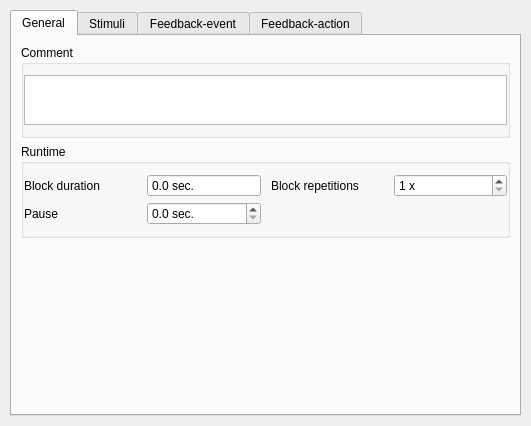
<?xml version="1.0" encoding="UTF-8"?>
<ui version="4.0">
 <class>CTConfArch</class>
 <widget class="QWidget" name="CTConfArch">
  <property name="geometry">
   <rect>
    <x>0</x>
    <y>0</y>
    <width>531</width>
    <height>426</height>
   </rect>
  </property>
  <property name="sizePolicy">
   <sizepolicy hsizetype="MinimumExpanding" vsizetype="Preferred">
    <horstretch>0</horstretch>
    <verstretch>0</verstretch>
   </sizepolicy>
  </property>
  <property name="minimumSize">
   <size>
    <width>500</width>
    <height>0</height>
   </size>
  </property>
  <property name="windowTitle">
   <string/>
  </property>
  <layout class="QVBoxLayout" name="qvb_main_layout">
   <property name="spacing">
    <number>20</number>
   </property>
   <property name="margin">
    <number>10</number>
   </property>
   <item>
    <widget class="QTabWidget" name="tabWidget">
     <property name="currentIndex">
      <number>0</number>
     </property>
     <widget class="QWidget" name="tabGeneral">
      <attribute name="title">
       <string>General</string>
      </attribute>
      <layout class="QVBoxLayout" name="verticalLayout">
       <item>
        <widget class="QGroupBox" name="qgb_comment">
         <property name="title">
          <string>Comment</string>
         </property>
         <property name="flat">
          <bool>true</bool>
         </property>
         <layout class="QGridLayout" name="qgl_comment_layout">
          <property name="leftMargin">
           <number>0</number>
          </property>
          <property name="topMargin">
           <number>10</number>
          </property>
          <property name="rightMargin">
           <number>0</number>
          </property>
          <property name="bottomMargin">
           <number>10</number>
          </property>
          <property name="horizontalSpacing">
           <number>10</number>
          </property>
          <property name="verticalSpacing">
           <number>5</number>
          </property>
          <item row="0" column="0">
           <widget class="QPlainTextEdit" name="qte_comment">
            <property name="sizePolicy">
             <sizepolicy hsizetype="Expanding" vsizetype="Fixed">
              <horstretch>0</horstretch>
              <verstretch>0</verstretch>
             </sizepolicy>
            </property>
            <property name="minimumSize">
             <size>
              <width>0</width>
              <height>50</height>
             </size>
            </property>
            <property name="maximumSize">
             <size>
              <width>16777215</width>
              <height>50</height>
             </size>
            </property>
            <property name="horizontalScrollBarPolicy">
             <enum>Qt::ScrollBarAlwaysOff</enum>
            </property>
           </widget>
          </item>
         </layout>
        </widget>
       </item>
       <item>
        <widget class="QGroupBox" name="qgb_runtime">
         <property name="title">
          <string>Runtime</string>
         </property>
         <property name="flat">
          <bool>true</bool>
         </property>
         <layout class="QGridLayout" name="qgl_runtime_layout">
          <property name="leftMargin">
           <number>0</number>
          </property>
          <property name="topMargin">
           <number>10</number>
          </property>
          <property name="rightMargin">
           <number>0</number>
          </property>
          <property name="bottomMargin">
           <number>10</number>
          </property>
          <property name="horizontalSpacing">
           <number>10</number>
          </property>
          <property name="verticalSpacing">
           <number>5</number>
          </property>
          <item row="0" column="2">
           <widget class="QLabel" name="qlb_block_repetitions">
            <property name="text">
             <string>Block repetitions</string>
            </property>
           </widget>
          </item>
          <item row="0" column="0">
           <widget class="QLabel" name="qlb_block_duration">
            <property name="text">
             <string>Block duration</string>
            </property>
           </widget>
          </item>
          <item row="0" column="3">
           <widget class="CTSpinBox" name="qsb_block_repetitions">
            <property name="suffix">
             <string> x</string>
            </property>
            <property name="minimum">
             <number>1</number>
            </property>
            <property name="maximum">
             <number>100</number>
            </property>
           </widget>
          </item>
          <item row="0" column="1">
           <widget class="CTDoubleSpinBox" name="qsb_block_duration">
            <property name="readOnly">
             <bool>true</bool>
            </property>
            <property name="buttonSymbols">
             <enum>QAbstractSpinBox::NoButtons</enum>
            </property>
            <property name="suffix">
             <string> sec.</string>
            </property>
            <property name="decimals">
             <number>1</number>
            </property>
            <property name="minimum">
             <double>0.000000000000000</double>
            </property>
            <property name="maximum">
             <double>300.000000000000000</double>
            </property>
            <property name="singleStep">
             <double>0.100000000000000</double>
            </property>
            <property name="value">
             <double>0.000000000000000</double>
            </property>
           </widget>
          </item>
          <item row="1" column="0">
           <widget class="QLabel" name="qlb_pause">
            <property name="text">
             <string>Pause</string>
            </property>
           </widget>
          </item>
          <item row="1" column="1">
           <widget class="CTDoubleSpinBox" name="qsb_pause">
            <property name="suffix">
             <string> sec.</string>
            </property>
            <property name="decimals">
             <number>1</number>
            </property>
            <property name="singleStep">
             <double>0.100000000000000</double>
            </property>
           </widget>
          </item>
         </layout>
        </widget>
       </item>
       <item>
        <spacer name="verticalSpacer">
         <property name="orientation">
          <enum>Qt::Vertical</enum>
         </property>
         <property name="sizeHint" stdset="0">
          <size>
           <width>20</width>
           <height>40</height>
          </size>
         </property>
        </spacer>
       </item>
      </layout>
     </widget>
     <widget class="QWidget" name="tabStimuli">
      <attribute name="title">
       <string>Stimuli</string>
      </attribute>
      <layout class="QVBoxLayout" name="verticalLayout_2">
       <item>
        <widget class="QGroupBox" name="qgb_stimuli">
         <property name="title">
          <string>Stimuli</string>
         </property>
         <property name="flat">
          <bool>true</bool>
         </property>
         <layout class="QVBoxLayout" name="qvb_stimuli_layout">
          <property name="spacing">
           <number>10</number>
          </property>
          <property name="leftMargin">
           <number>0</number>
          </property>
          <property name="topMargin">
           <number>10</number>
          </property>
          <property name="rightMargin">
           <number>0</number>
          </property>
          <property name="bottomMargin">
           <number>10</number>
          </property>
         </layout>
        </widget>
       </item>
       <item>
        <spacer name="verticalSpacer_2">
         <property name="orientation">
          <enum>Qt::Vertical</enum>
         </property>
         <property name="sizeHint" stdset="0">
          <size>
           <width>20</width>
           <height>40</height>
          </size>
         </property>
        </spacer>
       </item>
      </layout>
     </widget>
     <widget class="QWidget" name="tabFeedbackEvent">
      <attribute name="title">
       <string>Feedback-event</string>
      </attribute>
      <layout class="QVBoxLayout" name="verticalLayout_3">
       <item>
        <widget class="QGroupBox" name="qgb_events">
         <property name="title">
          <string>Feedback - Event/Condition</string>
         </property>
         <property name="flat">
          <bool>true</bool>
         </property>
         <layout class="QGridLayout" name="gridLayout">
          <property name="leftMargin">
           <number>0</number>
          </property>
          <property name="topMargin">
           <number>10</number>
          </property>
          <property name="rightMargin">
           <number>0</number>
          </property>
          <property name="bottomMargin">
           <number>10</number>
          </property>
          <property name="horizontalSpacing">
           <number>10</number>
          </property>
          <property name="verticalSpacing">
           <number>5</number>
          </property>
          <item row="0" column="0" colspan="2">
           <widget class="QRadioButton" name="qrb_null_event">
            <property name="text">
             <string>Do not proccess feedback</string>
            </property>
            <property name="checked">
             <bool>true</bool>
            </property>
           </widget>
          </item>
          <item row="4" column="0">
           <widget class="QRadioButton" name="qrb_body_event">
            <property name="text">
             <string>Body</string>
            </property>
           </widget>
          </item>
          <item row="3" column="1">
           <widget class="QLabel" name="qlb_position">
            <property name="text">
             <string>If infant reaches</string>
            </property>
           </widget>
          </item>
          <item row="3" column="3">
           <widget class="QComboBox" name="qcb_position">
            <property name="enabled">
             <bool>false</bool>
            </property>
            <item>
             <property name="text">
              <string>prone</string>
             </property>
            </item>
            <item>
             <property name="text">
              <string>supine</string>
             </property>
            </item>
            <item>
             <property name="text">
              <string>left side</string>
             </property>
            </item>
            <item>
             <property name="text">
              <string>right side</string>
             </property>
            </item>
           </widget>
          </item>
          <item row="3" column="4">
           <widget class="QLabel" name="qlb_position_add">
            <property name="text">
             <string>position</string>
            </property>
           </widget>
          </item>
          <item row="2" column="1">
           <spacer name="qv_spacer">
            <property name="orientation">
             <enum>Qt::Vertical</enum>
            </property>
            <property name="sizeType">
             <enum>QSizePolicy::Fixed</enum>
            </property>
            <property name="sizeHint" stdset="0">
             <size>
              <width>5</width>
              <height>10</height>
             </size>
            </property>
           </spacer>
          </item>
          <item row="3" column="0">
           <widget class="QRadioButton" name="qrb_position_event">
            <property name="text">
             <string>Position</string>
            </property>
           </widget>
          </item>
          <item row="4" column="1">
           <widget class="QLabel" name="qlb_body">
            <property name="text">
             <string>If body moves</string>
            </property>
           </widget>
          </item>
          <item row="4" column="3">
           <widget class="QComboBox" name="qcb_body">
            <property name="enabled">
             <bool>false</bool>
            </property>
            <item>
             <property name="text">
              <string>left to right</string>
             </property>
            </item>
            <item>
             <property name="text">
              <string>right to left</string>
             </property>
            </item>
           </widget>
          </item>
          <item row="5" column="0">
           <widget class="QRadioButton" name="qrb_head_event">
            <property name="text">
             <string>Head</string>
            </property>
           </widget>
          </item>
          <item row="5" column="1">
           <widget class="QLabel" name="qlb_head">
            <property name="text">
             <string>If head moves</string>
            </property>
           </widget>
          </item>
          <item row="5" column="3">
           <widget class="QComboBox" name="qcb_head">
            <property name="enabled">
             <bool>false</bool>
            </property>
            <item>
             <property name="text">
              <string>left to right</string>
             </property>
            </item>
            <item>
             <property name="text">
              <string>right to left</string>
             </property>
            </item>
           </widget>
          </item>
         </layout>
        </widget>
       </item>
       <item>
        <spacer name="verticalSpacer_3">
         <property name="orientation">
          <enum>Qt::Vertical</enum>
         </property>
         <property name="sizeHint" stdset="0">
          <size>
           <width>20</width>
           <height>175</height>
          </size>
         </property>
        </spacer>
       </item>
      </layout>
     </widget>
     <widget class="QWidget" name="tabFeedbackAction">
      <attribute name="title">
       <string>Feedback-action</string>
      </attribute>
      <layout class="QVBoxLayout" name="verticalLayout_4">
       <item>
        <widget class="QGroupBox" name="qgb_actions">
         <property name="title">
          <string>Feedback - Action</string>
         </property>
         <layout class="QVBoxLayout" name="qvb_actions_layout">
          <property name="spacing">
           <number>10</number>
          </property>
          <property name="leftMargin">
           <number>0</number>
          </property>
          <property name="topMargin">
           <number>10</number>
          </property>
          <property name="rightMargin">
           <number>0</number>
          </property>
          <property name="bottomMargin">
           <number>10</number>
          </property>
          <item>
           <layout class="QGridLayout" name="gridLayout_2">
            <item row="0" column="0">
             <widget class="QLabel" name="label">
              <property name="text">
               <string>Duration interval</string>
              </property>
             </widget>
            </item>
            <item row="0" column="1">
             <widget class="CTDoubleSpinBox" name="qsb_duration_min">
              <property name="enabled">
               <bool>true</bool>
              </property>
              <property name="suffix">
               <string> sec.</string>
              </property>
              <property name="decimals">
               <number>1</number>
              </property>
              <property name="maximum">
               <double>1.000000000000000</double>
              </property>
              <property name="singleStep">
               <double>0.100000000000000</double>
              </property>
              <property name="value">
               <double>0.100000000000000</double>
              </property>
             </widget>
            </item>
            <item row="0" column="2">
             <widget class="CTDoubleSpinBox" name="qsb_duration_max">
              <property name="enabled">
               <bool>true</bool>
              </property>
              <property name="suffix">
               <string> sec.</string>
              </property>
              <property name="decimals">
               <number>1</number>
              </property>
              <property name="singleStep">
               <double>0.100000000000000</double>
              </property>
              <property name="value">
               <double>1.000000000000000</double>
              </property>
             </widget>
            </item>
           </layout>
          </item>
         </layout>
        </widget>
       </item>
       <item>
        <spacer name="verticalSpacer_4">
         <property name="orientation">
          <enum>Qt::Vertical</enum>
         </property>
         <property name="sizeHint" stdset="0">
          <size>
           <width>20</width>
           <height>279</height>
          </size>
         </property>
        </spacer>
       </item>
      </layout>
     </widget>
    </widget>
   </item>
  </layout>
 </widget>
 <customwidgets>
  <customwidget>
   <class>CTSpinBox</class>
   <extends>QSpinBox</extends>
   <header>Scenario_Designer/ct_customwidgets.h</header>
  </customwidget>
  <customwidget>
   <class>CTDoubleSpinBox</class>
   <extends>QDoubleSpinBox</extends>
   <header>Scenario_Designer/ct_customwidgets.h</header>
  </customwidget>
 </customwidgets>
 <resources/>
 <connections/>
</ui>
